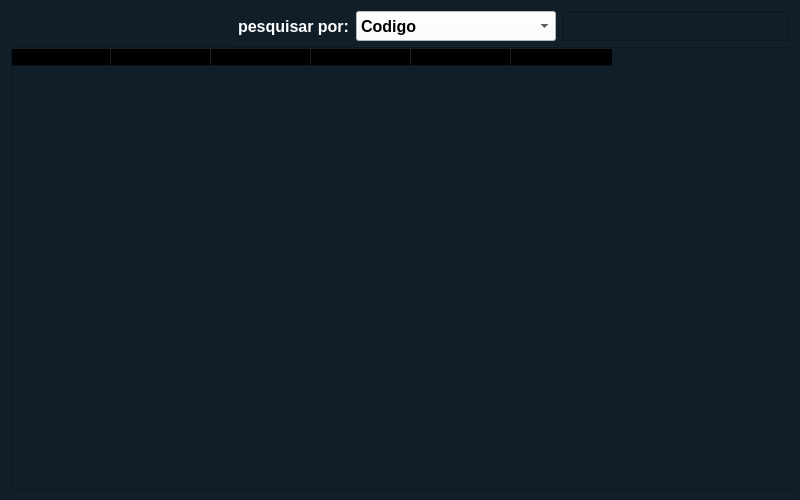
<?xml version="1.0" encoding="UTF-8"?>
<ui version="4.0">
 <class>Dialog</class>
 <widget class="QDialog" name="Dialog">
  <property name="windowModality">
   <enum>Qt::ApplicationModal</enum>
  </property>
  <property name="geometry">
   <rect>
    <x>0</x>
    <y>0</y>
    <width>800</width>
    <height>500</height>
   </rect>
  </property>
  <property name="minimumSize">
   <size>
    <width>800</width>
    <height>500</height>
   </size>
  </property>
  <property name="maximumSize">
   <size>
    <width>800</width>
    <height>500</height>
   </size>
  </property>
  <property name="windowTitle">
   <string>pesquisar</string>
  </property>
  <property name="styleSheet">
   <string notr="true">background-color: rgba(16,30,41,240);</string>
  </property>
  <layout class="QGridLayout" name="gridLayout_2">
   <item row="0" column="0">
    <layout class="QGridLayout" name="gridLayout"/>
   </item>
   <item row="1" column="0">
    <layout class="QHBoxLayout" name="horizontalLayout">
     <item>
      <spacer name="horizontalSpacer">
       <property name="orientation">
        <enum>Qt::Horizontal</enum>
       </property>
       <property name="sizeHint" stdset="0">
        <size>
         <width>40</width>
         <height>20</height>
        </size>
       </property>
      </spacer>
     </item>
     <item>
      <widget class="QLabel" name="label">
       <property name="font">
        <font>
         <pointsize>12</pointsize>
         <weight>75</weight>
         <bold>true</bold>
        </font>
       </property>
       <property name="styleSheet">
        <string notr="true">color: rgb(255, 255, 255);</string>
       </property>
       <property name="text">
        <string>pesquisar por:</string>
       </property>
      </widget>
     </item>
     <item>
      <widget class="QComboBox" name="comboBox">
       <property name="minimumSize">
        <size>
         <width>200</width>
         <height>30</height>
        </size>
       </property>
       <property name="font">
        <font>
         <pointsize>12</pointsize>
         <weight>75</weight>
         <bold>true</bold>
        </font>
       </property>
       <property name="styleSheet">
        <string notr="true">background-color: rgb(255, 255, 255);</string>
       </property>
       <item>
        <property name="text">
         <string>Codigo</string>
        </property>
       </item>
       <item>
        <property name="text">
         <string>Produto</string>
        </property>
       </item>
       <item>
        <property name="text">
         <string>Marca</string>
        </property>
       </item>
       <item>
        <property name="text">
         <string>Tamanho</string>
        </property>
       </item>
       <item>
        <property name="text">
         <string>Quantidade</string>
        </property>
       </item>
       <item>
        <property name="text">
         <string>Preço</string>
        </property>
       </item>
      </widget>
     </item>
     <item>
      <widget class="QLineEdit" name="lineEdit">
       <property name="minimumSize">
        <size>
         <width>200</width>
         <height>30</height>
        </size>
       </property>
       <property name="font">
        <font>
         <pointsize>12</pointsize>
         <weight>75</weight>
         <bold>true</bold>
        </font>
       </property>
       <property name="styleSheet">
        <string notr="true">color: rgb(255, 255, 255);</string>
       </property>
      </widget>
     </item>
    </layout>
   </item>
   <item row="2" column="0">
    <widget class="QTableWidget" name="tableWidget_pes">
     <property name="minimumSize">
      <size>
       <width>780</width>
       <height>0</height>
      </size>
     </property>
     <property name="maximumSize">
      <size>
       <width>400</width>
       <height>16777215</height>
      </size>
     </property>
     <property name="font">
      <font>
       <pointsize>14</pointsize>
       <weight>75</weight>
       <bold>true</bold>
      </font>
     </property>
     <property name="styleSheet">
      <string notr="true">QTableWidget::item {
   color: rgb(255, 255, 255);
}</string>
     </property>
     <property name="editTriggers">
      <set>QAbstractItemView::NoEditTriggers</set>
     </property>
     <column>
      <property name="text">
       <string>Codigo</string>
      </property>
     </column>
     <column>
      <property name="text">
       <string>produto</string>
      </property>
     </column>
     <column>
      <property name="text">
       <string>Qtd</string>
      </property>
     </column>
     <column>
      <property name="text">
       <string>Tamanho</string>
      </property>
     </column>
     <column>
      <property name="text">
       <string>preço</string>
      </property>
     </column>
     <column>
      <property name="text">
       <string>Marca</string>
      </property>
     </column>
    </widget>
   </item>
  </layout>
 </widget>
 <resources/>
 <connections/>
</ui>
